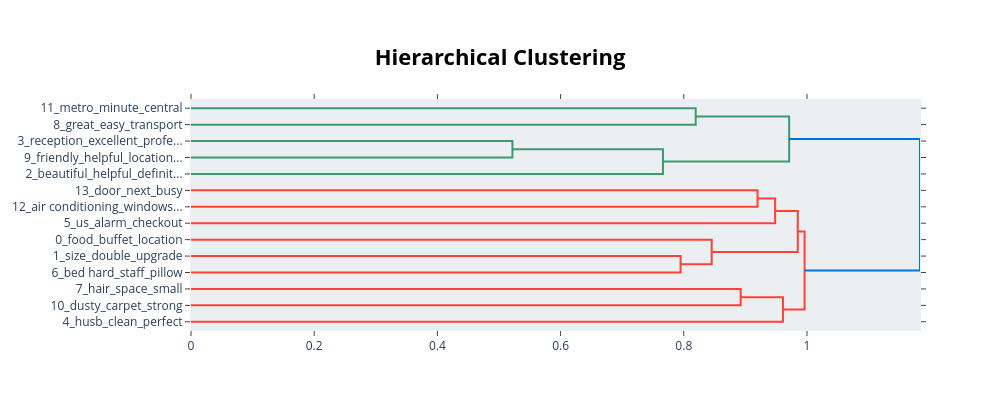

Notebook cell for this chart:
### Code cell
fig2 = BERT_model.visualize_hierarchy()
fig2

### Figure 1 — Plotly figure (JSON) as saved in the notebook; plotly's stock layout.template omitted (floating-point values rounded to 4 significant figures)
{"data": [{"hoverinfo": "text", "marker": {"color": "rgb(61,153,112)"}, "mode": "lines", "type": "scatter", "x": [0.0, 0.8193, 0.8193, 0.0], "xaxis": "x", "y": [-5.0, -5.0, -15.0, -15.0], "yaxis": "y"}, {"hoverinfo": "text", "marker": {"color": "rgb(61,153,112)"}, "mode": "lines", "type": "scatter", "x": [0.0, 0.5218, 0.5218, 0.0], "xaxis": "x", "y": [-25.0, -25.0, -35.0, -35.0], "yaxis": "y"}, {"hoverinfo": "text", "marker": {"color": "rgb(61,153,112)"}, "mode": "lines", "type": "scatter", "x": [0.5218, 0.7662, 0.7662, 0.0], "xaxis": "x", "y": [-30.0, -30.0, -45.0, -45.0], "yaxis": "y"}, {"hoverinfo": "text", "marker": {"color": "rgb(61,153,112)"}, "mode": "lines", "type": "scatter", "x": [0.8193, 0.9711, 0.9711, 0.7662], "xaxis": "x", "y": [-10.0, -10.0, -37.5, -37.5], "yaxis": "y"}, {"hoverinfo": "text", "marker": {"color": "rgb(255,65,54)"}, "mode": "lines", "type": "scatter", "x": [0.0, 0.9198, 0.9198, 0.0], "xaxis": "x", "y": [-55.0, -55.0, -65.0, -65.0], "yaxis": "y"}, {"hoverinfo": "text", "marker": {"color": "rgb(255,65,54)"}, "mode": "lines", "type": "scatter", "x": [0.9198, 0.9483, 0.9483, 0.0], "xaxis": "x", "y": [-60.0, -60.0, -75.0, -75.0], "yaxis": "y"}, {"hoverinfo": "text", "marker": {"color": "rgb(255,65,54)"}, "mode": "lines", "type": "scatter", "x": [0.0, 0.7948, 0.7948, 0.0], "xaxis": "x", "y": [-95.0, -95.0, -105.0, -105.0], "yaxis": "y"}, {"hoverinfo": "text", "marker": {"color": "rgb(255,65,54)"}, "mode": "lines", "type": "scatter", "x": [0.0, 0.8453, 0.8453, 0.7948], "xaxis": "x", "y": [-85.0, -85.0, -100.0, -100.0], "yaxis": "y"}, {"hoverinfo": "text", "marker": {"color": "rgb(255,65,54)"}, "mode": "lines", "type": "scatter", "x": [0.9483, 0.9851, 0.9851, 0.8453], "xaxis": "x", "y": [-67.5, -67.5, -92.5, -92.5], "yaxis": "y"}, {"hoverinfo": "text", "marker": {"color": "rgb(255,65,54)"}, "mode": "lines", "type": "scatter", "x": [0.0, 0.8923, 0.8923, 0.0], "xaxis": "x", "y": [-115.0, -115.0, -125.0, -125.0], "yaxis": "y"}, {"hoverinfo": "text", "marker": {"color": "rgb(255,65,54)"}, "mode": "lines", "type": "scatter", "x": [0.8923, 0.961, 0.961, 0.0], "xaxis": "x", "y": [-120.0, -120.0, -135.0, -135.0], "yaxis": "y"}, {"hoverinfo": "text", "marker": {"color": "rgb(255,65,54)"}, "mode": "lines", "type": "scatter", "x": [0.9851, 0.9961, 0.9961, 0.961], "xaxis": "x", "y": [-80.0, -80.0, -127.5, -127.5], "yaxis": "y"}, {"hoverinfo": "text", "marker": {"color": "rgb(0,116,217)"}, "mode": "lines", "type": "scatter", "x": [0.9711, 1.183, 1.183, 0.9961], "xaxis": "x", "y": [-23.75, -23.75, -103.8, -103.8], "yaxis": "y"}], "layout": {"autosize": false, "height": 410, "hoverlabel": {"bgcolor": "white", "font": {"family": "Rockwell", "size": 16}}, "hovermode": "closest", "plot_bgcolor": "#ECEFF1", "showlegend": false, "title": {"font": {"color": "Black", "size": 22}, "text": "<b>Hierarchical Clustering</b>", "x": 0.5, "xanchor": "center", "yanchor": "top"}, "width": 1000, "xaxis": {"mirror": "allticks", "rangemode": "tozero", "showgrid": false, "showline": true, "showticklabels": true, "ticks": "outside", "type": "linear", "zeroline": false}, "yaxis": {"mirror": "allticks", "range": [-140, 0], "rangemode": "tozero", "showgrid": false, "showline": true, "showticklabels": true, "tickmode": "array", "ticks": "outside", "ticktext": ["11_metro_minute_central", "8_great_easy_transport", "3_reception_excellent_profe...", "9_friendly_helpful_location...", "2_beautiful_helpful_definit...", "13_door_next_busy", "12_air conditioning_windows...", "5_us_alarm_checkout", "0_food_buffet_location", "1_size_double_upgrade", "6_bed hard_staff_pillow", "7_hair_space_small", "10_dusty_carpet_strong", "4_husb_clean_perfect"], "tickvals": [-5, -15, -25, -35, -45, -55, -65, -75, -85, -95, -105, -115, -125, -135], "type": "linear", "zeroline": false}}}
